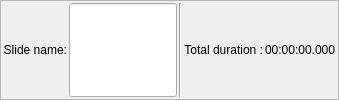
    <widget class="QFrame" name="SlideLayout">
     <property name="frameShape">
      <enum>QFrame::StyledPanel</enum>
     </property>
     <property name="frameShadow">
      <enum>QFrame::Sunken</enum>
     </property>
     <layout class="QHBoxLayout" name="horizontalLayout_12">
      <property name="spacing">
       <number>2</number>
      </property>
      <property name="leftMargin">
       <number>2</number>
      </property>
      <property name="topMargin">
       <number>2</number>
      </property>
      <property name="rightMargin">
       <number>2</number>
      </property>
      <property name="bottomMargin">
       <number>2</number>
      </property>
      <item>
       <widget class="QLabel" name="label_28">
        <property name="sizePolicy">
         <sizepolicy hsizetype="Preferred" vsizetype="Preferred">
          <horstretch>0</horstretch>
          <verstretch>0</verstretch>
         </sizepolicy>
        </property>
        <property name="text">
         <string>Slide name:</string>
        </property>
        <property name="alignment">
         <set>Qt::AlignRight|Qt::AlignTrailing|Qt::AlignVCenter</set>
        </property>
       </widget>
      </item>
      <item>
       <widget class="QLineEdit" name="SlideNameED">
        <property name="sizePolicy">
         <sizepolicy hsizetype="Expanding" vsizetype="Preferred">
          <horstretch>0</horstretch>
          <verstretch>0</verstretch>
         </sizepolicy>
        </property>
        <property name="toolTip">
         <string>Define a name for the slide. It is this name which will appear on the thumbnail in the main window timeline</string>
        </property>
       </widget>
      </item>
      <item>
       <widget class="Line" name="line_2">
        <property name="orientation">
         <enum>Qt::Vertical</enum>
        </property>
       </widget>
      </item>
      <item>
       <widget class="QLabel" name="label_29">
        <property name="text">
         <string>Total duration :</string>
        </property>
        <property name="alignment">
         <set>Qt::AlignRight|Qt::AlignTrailing|Qt::AlignVCenter</set>
        </property>
       </widget>
      </item>
      <item>
       <widget class="QLabel" name="SlideDurationLabel">
        <property name="toolTip">
         <string>The total slide duration is displayed here. This duration takes into account possible adjustments for minimal duration of the shot.</string>
        </property>
        <property name="text">
         <string notr="true">00:00:00.000</string>
        </property>
       </widget>
      </item>
     </layout>
    </widget>
